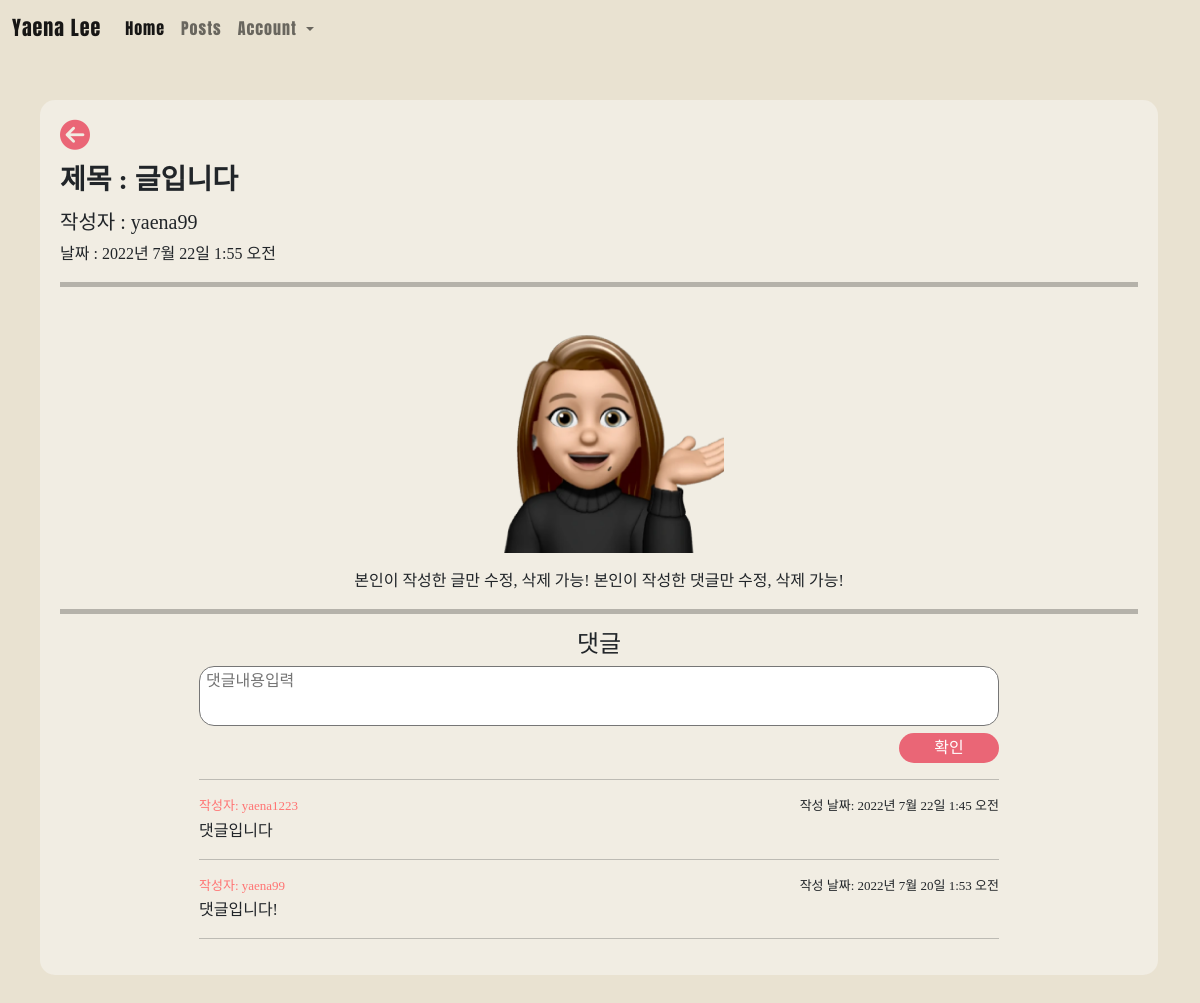
The app's page /4, older data.
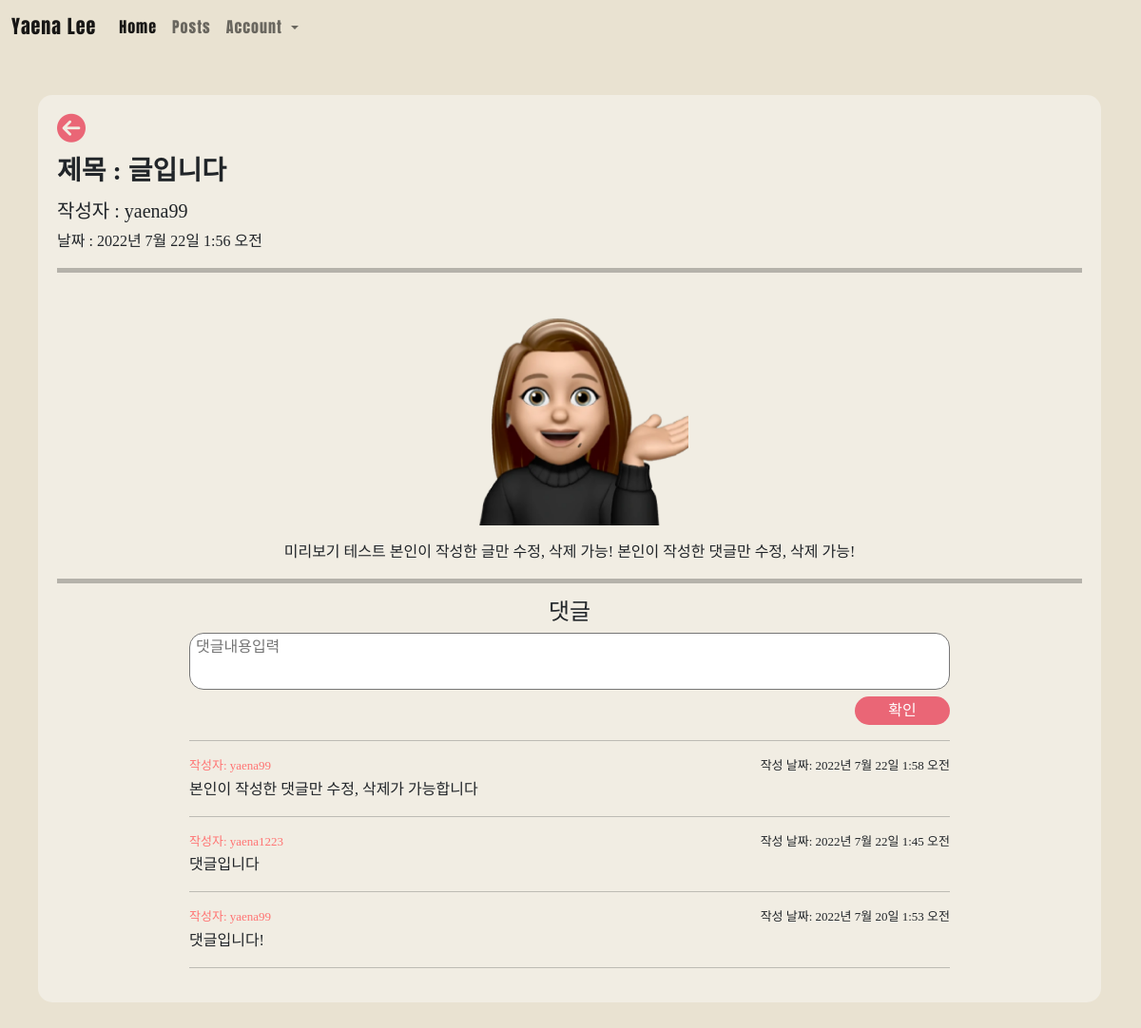
The same page, newer data.
### main/models.py (models this page shows, shortened)
class Post(models.Model):
    title = models.CharField(max_length=200)
    writer = models.ForeignKey(User,on_delete=models.CASCADE)
    pub_date = models.DateTimeField()
    body = models.TextField()
    image = models.ImageField(upload_to = 'post/', blank = True, null = True)

class Comment(models.Model):
    content = models.TextField()
    writer = models.ForeignKey(User, on_delete=models.CASCADE)
    post = models.ForeignKey( Post ,on_delete=models.CASCADE, related_name ='comments')
    created_at = models.DateTimeField(auto_now=True)
    update_at = models.DateTimeField(auto_now=True)

### main/views.py (the view)
# urls.py: path('<int:id>', detail, name = "detail"),
def detail(request, id):
    post = get_object_or_404(Post, pk = id)
    all_comments = post.comments.all().order_by('-created_at')
    return render(request, 'main/detail.html', {'post':post, 'comments':all_comments})

### main/templates/main/detail.html (shortened to what this page needs)
{% extends 'base.html' %}
{% load static %}
{% block content %}
{% include 'shared/_navbar2.html' %}
<div id = "detail" class="container" style="padding-top: 100px;">
    <div id = "detail_body" style="background-color: #f1ede3; border-radius: 15px; padding: 20px; margin-bottom: 30px;">
        {% if post.writer == user%}
        <a href = "{% url 'main:post'%}" style="display: inline-block;"><i class="fa-solid fa-circle-arrow-left" style="color: RGB(234,102,118); font-size: 30px;"></i></a>
            <div id = "edit_delete_post" style="text-align: right;float:right;">
                <a href = "{% url 'main:edit' post.id%}"><button id = "post_edit_button">글 수정하기</button></a>
                <a href = "{% url 'main:delete' post.id%}"><button id = "post_edit_button">글 삭제하기</button></a>
            </div>
        {% else %}
        <a href = "{% url 'main:post'%}" style="display: inline-block;"><i class="fa-solid fa-circle-arrow-left" style="color: RGB(234,102,118); font-size: 30px;"></i></a>
        {% endif %}
        <h3>제목 : {{post.title}}</h3>
        {% if post.writer %}
            {% if 'user' in post.writer.username %}
                <h5>작성자 : {{ post.writer.last_name }} {{ post.writer.first_name }}</h5>
            {% else %}
                <h5>작성자 : {{ post.writer }}</h5>
            {% endif %}
        {% else %}
        <h5>작성자 : 알 수 없음</h5>
        {% endif %}
        날짜 : {{post.pub_date}}<br>
        <hr style="height: 5px; border: 0 none;color:black">
        {% if post.image %}
            <p style="text-align: center;"><img src = "{{ post.image.url }}"  style="width: 250px" alt = "사진"></p>
        {% endif %}
        <div id = "summary" style="text-align: center;">{{post.body}}</div><hr style="height: 5px; border: 0 none;color:black">
        <h4 style="text-align: center;">댓글</h4>
        <div  style="text-align: center;">
            <form action="{%url 'main:create_comment' post.id%}" method="POST">
                <textarea name="content" placeholder=" 댓글내용입력" style="width: 800px;resize: none; height: 60px; border-radius: 15px;"></textarea>
                <input type="submit" value="확인" id = "detail_submit">
            </form>
        </div>
        <hr style="width: 800px; margin-left:auto;margin-right:auto">
            <div id = "comment" style="width: 800px; margin-left:auto;margin-right:auto">
                {% for comment in comments %}
                <p style="text-align: right; font-size: 13px; margin-bottom: 0;float: right;">작성 날짜: {{comment.created_at}}</p>
                {% if 'user' in comment.writer.username %}
                <p style="color:#ff7473; margin-bottom: 3px;font-size: 13px;">작성자 : {{comment.writer.last_name}} {{comment.writer.first_name}}</p>
                {% else %}
                <p style="color:#ff7473;margin-bottom: 3px;font-size: 13px;">작성자: {{comment.writer}}</p>
                {% endif %}   {{comment.content}}
                <hr>
                {% endfor %}
            </div>
    </div>
</div>
{% endblock %}

Row changes from the older to the newer data that the page shows:
changed Post "글입니다": pub_date "2022년 7월 22일 1:55 오전" → "2022년 7월 22일 1:56 오전"; body "본인이 작성한 글만 수정, 삭제 가능! 본인이 작성한 댓글만 수정, 삭제 가능!" → "미리보기 테스트 본인이 작성한 글만 수정, 삭제 가능! 본인이 작성한 댓글만 수정, 삭제 가능!"
added Comment: created_at "2022년 7월 22일 1:58 오전", writer "yaena99", content "본인이 작성한 댓글만 수정, 삭제가 가능합니다"
